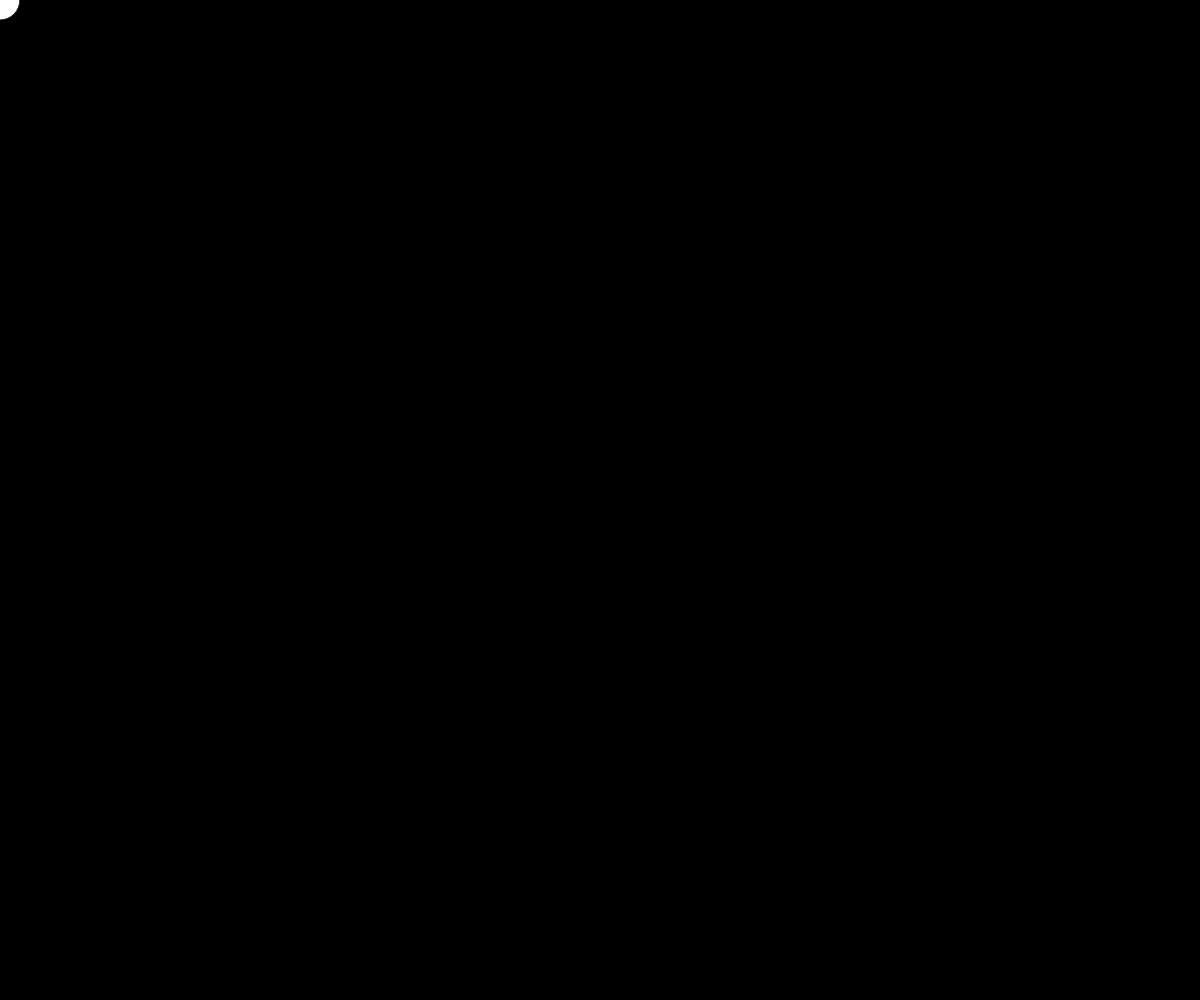
Frame 1 (no input)
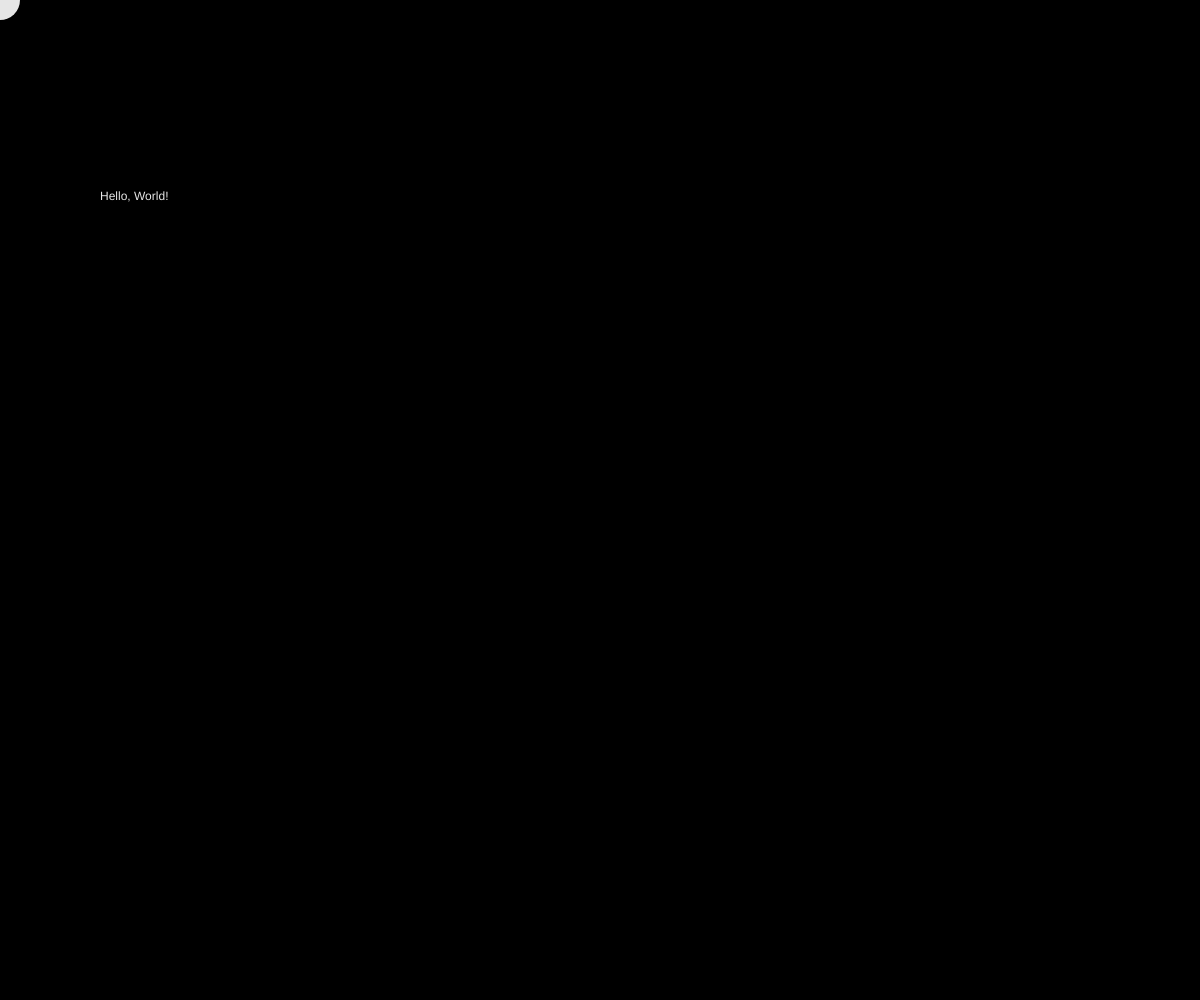
Frame 60 (no input)
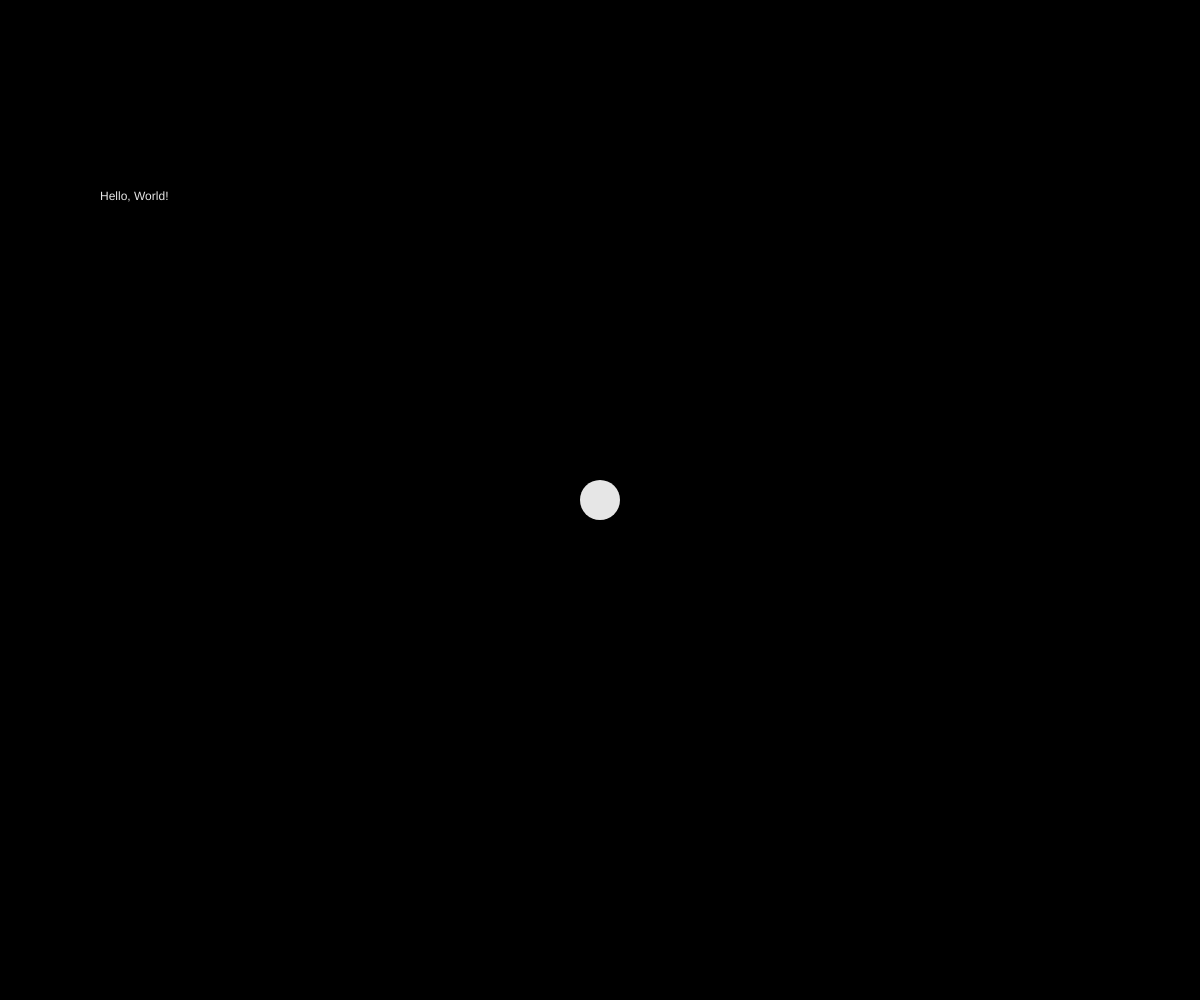
Frame 120 (the mouse pressed at the canvas centre since frame 60)

The p5.js sketch that drew these frames (run headless with seeded random() and noise() and a simulated clock; from frame 60 on, the mouse is pressed at the canvas centre):

// p5.js sketch
// ── sketch.js
// 参考
// https://qiita.com/Damien/items/5f8d4691723b01f370b9#1-web%E3%82%B5%E3%82%A4%E3%83%88%E3%81%AE%E8%83%8C%E6%99%AF

//カーソル位置に円を描画する
function setup() {
    createCanvas(windowWidth, windowHeight);
  }
  function draw() {
    background(0, 0, 0);
    text("Hello, World!", 100, 200); // 文字を描画
    ellipse(mouseX, mouseY, 40, 40);
    fill(230);
    noStroke(); // 枠線を非表示
  }
